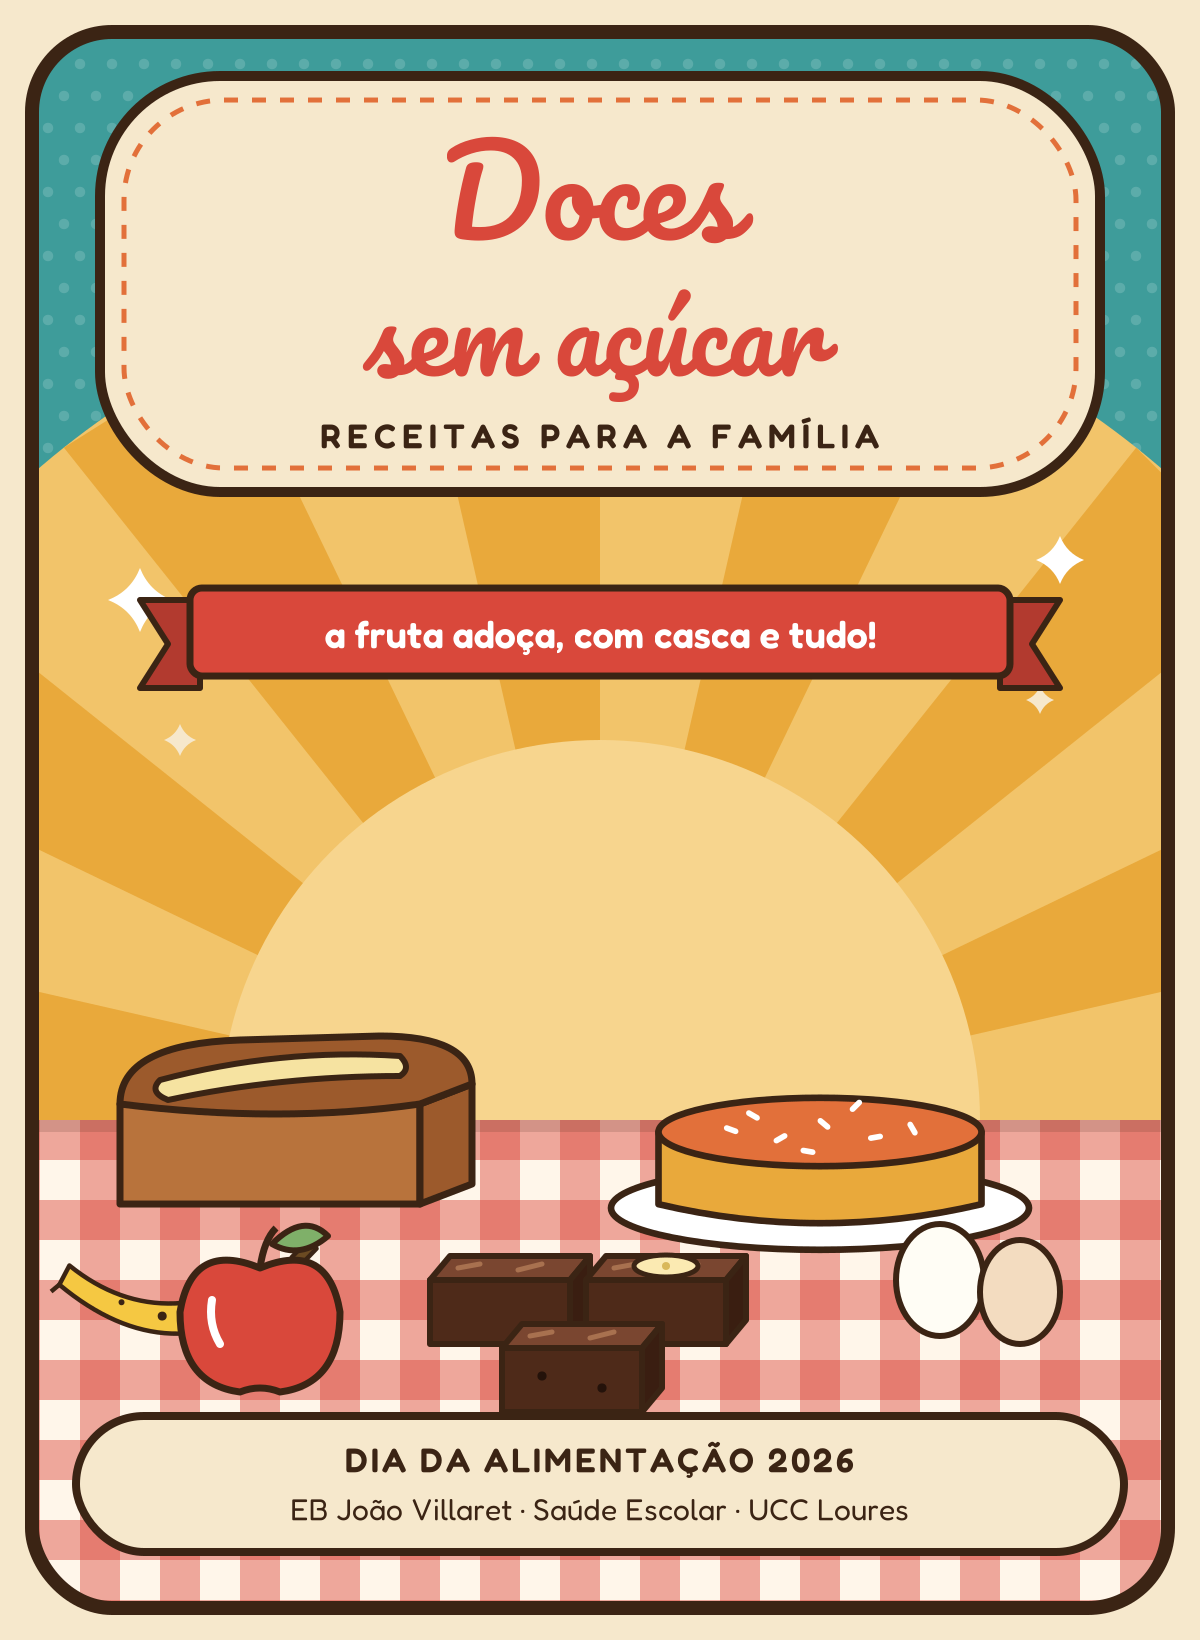

Reproduce this figure in Python.
import importlib.util, sys
S = sys.argv[1]
spec = importlib.util.spec_from_file_location("retro", S + "/retro.py")
r = importlib.util.module_from_spec(spec); spec.loader.exec_module(r)
INK, CREAM, MUSTARD, ORANGE, TEAL, CHERRY = r.INK, r.CREAM, r.MUSTARD, r.ORANGE, r.TEAL, r.CHERRY
W, H = 600, 820


def gingham(y, h):
    g = [f'<rect x="0" y="{y}" width="{W}" height="{h}" fill="#FFF6EA"/>', f'<g fill="{CHERRY}" opacity="0.45">']
    g += [f'<rect x="{x}" y="{y}" width="20" height="{h}"/>' for x in range(0, W, 40)]
    g.append(f'</g><g fill="{CHERRY}" opacity="0.45">')
    g += [f'<rect x="0" y="{yy}" width="{W}" height="20"/>' for yy in range(y, y + h, 40)]
    g.append('</g>')
    return "\n".join(g)


def cake_round(tx, ty, s=1.0):
    return f'''<g transform="translate({tx} {ty}) scale({s})" stroke="{INK}" stroke-width="3.5" stroke-linejoin="round">
  <ellipse cx="0" cy="40" rx="110" ry="22" fill="#FFFFFF"/>
  <path d="M-85 0 L-85 38 Q0 58 85 38 L85 0 Z" fill="{MUSTARD}"/>
  <ellipse cx="0" cy="0" rx="85" ry="18" fill="{ORANGE}"/>
  <g fill="#FFFFFF" stroke="none">{"".join(f'<rect x="{x}" y="{y}" width="8" height="3" rx="1.5" transform="rotate({a} {x} {y})"/>' for x,y,a in [(-50,-4,20),(-25,4,-30),(0,-8,40),(25,2,-10),(48,-6,60),(-10,8,10),(15,-12,-45),(-38,-12,30)])}</g>
</g>'''


def brownies(tx, ty):
    return f'<g transform="translate({tx} {ty})">' + r.brownie_sq(0, 0) + r.brownie_sq(78, 0, banana_top=True) + r.brownie_sq(36, 34, dots=((20, 14), (50, 20))) + '</g>'


def loaf(tx, ty):
    return f'''<g transform="translate({tx} {ty})" stroke="{INK}" stroke-width="3.5" stroke-linejoin="round">
  <path d="M0 0 L0 50 L150 50 L150 0 Z" fill="#B8733C"/>
  <path d="M150 0 L176 -10 L176 40 L150 50 Z" fill="#9C5A2C"/>
  <path d="M0 0 Q0 -30 60 -32 L130 -34 Q176 -34 176 -10 L150 0 Q80 10 0 0 Z" fill="#9C5A2C"/>
  <path d="M20 -12 Q80 -28 140 -24 Q146 -18 140 -14 Q80 -14 24 -2 Q14 -6 20 -12 Z" fill="#F6E3A1" stroke-width="3"/>
</g>'''


def apple(tx, ty):
    return f'''<g transform="translate({tx} {ty})" stroke="{INK}" stroke-width="3.5" stroke-linejoin="round">
  <path d="M0 -26 Q-34 -40 -40 -4 Q-40 32 -10 36 Q0 32 10 36 Q40 32 40 -4 Q34 -40 0 -26 Z" fill="{CHERRY}"/>
  <path d="M0 -26 Q2 -40 8 -46" fill="none"/>
  <path d="M6 -38 Q22 -54 34 -42 Q20 -30 6 -38 Z" fill="#7FB069" stroke-width="3"/>
  <path d="M-24 -10 Q-26 2 -20 12" stroke="#FFFFFF" stroke-width="4" fill="none" stroke-linecap="round"/>
</g>'''


svg = f'''<svg xmlns="http://www.w3.org/2000/svg" viewBox="0 0 {W} {H}" width="{W*2}" height="{H*2}">
<defs><clipPath id="c"><rect x="16" y="16" width="{W-32}" height="{H-32}" rx="40"/></clipPath></defs>
<rect width="{W}" height="{H}" fill="{CREAM}"/>
<g clip-path="url(#c)">
  <rect width="{W}" height="{H}" fill="{TEAL}"/>
  {r.halftone(16, 16, W, 620, step=16, color="#FFFFFF", op=0.16)}
  {r.sunburst(300, 560, 430, n=28)}
  <circle cx="300" cy="560" r="190" fill="#F7D58E"/>
  {r.star(70, 300, 16, "#FFFFFF")}{r.star(530, 280, 12, "#FFFFFF")}{r.star(520, 350, 7, CREAM)}{r.star(90, 370, 8, CREAM)}

  <!-- título -->
  <g transform="translate(300 150)">
    <rect x="-250" y="-112" width="500" height="208" rx="60" fill="{CREAM}" stroke="{INK}" stroke-width="5"/>
    <rect x="-238" y="-100" width="476" height="184" rx="50" fill="none" stroke="{ORANGE}" stroke-width="2.5" stroke-dasharray="7 7"/>
    <text x="0" y="-30" text-anchor="middle" font-family="Pacifico" font-size="60" fill="{CHERRY}">Doces</text>
    <text x="0" y="38" text-anchor="middle" font-family="Pacifico" font-size="52" fill="{CHERRY}">sem açúcar</text>
    <text x="0" y="74" text-anchor="middle" font-family="Fredoka SemiBold" font-size="17" letter-spacing="3" fill="{INK}">RECEITAS PARA A FAMÍLIA</text>
  </g>

  <!-- fita com o lema -->
  <g transform="translate(300 320)">
    <path d="M-230 -20 L-200 -20 L-200 24 L-230 24 L-216 2 Z" fill="#B23A2F" stroke="{INK}" stroke-width="3" stroke-linejoin="round"/>
    <path d="M230 -20 L200 -20 L200 24 L230 24 L216 2 Z" fill="#B23A2F" stroke="{INK}" stroke-width="3" stroke-linejoin="round"/>
    <rect x="-205" y="-26" width="410" height="44" rx="6" fill="{CHERRY}" stroke="{INK}" stroke-width="3.5"/>
    <text x="0" y="4" text-anchor="middle" font-family="Fredoka SemiBold" font-size="19" fill="#FFFFFF">a fruta adoça, com casca e tudo!</text>
  </g>

  {gingham(560, 260)}
  <rect x="0" y="560" width="{W}" height="6" fill="{INK}" opacity="0.15"/>

  <!-- doces -->
  {loaf(60, 552)}
  {cake_round(410, 566, 0.95)}
  {brownies(215, 640)}
  {r.banana(30, 588, -6, 0.75)}
  {apple(130, 660)}
  {r.eggs(470, 640)}

  <!-- rodapé -->
  <g transform="translate(300 742)">
    <rect x="-262" y="-34" width="524" height="68" rx="34" fill="{CREAM}" stroke="{INK}" stroke-width="4"/>
    <text x="0" y="-6" text-anchor="middle" font-family="Fredoka SemiBold" font-size="17" letter-spacing="1.5" fill="{INK}">DIA DA ALIMENTAÇÃO 2026</text>
    <text x="0" y="18" text-anchor="middle" font-family="Fredoka" font-size="15" fill="{INK}">EB João Villaret · Saúde Escolar · UCC Loures</text>
  </g>
</g>
<rect x="16" y="16" width="{W-32}" height="{H-32}" rx="40" fill="none" stroke="{INK}" stroke-width="7"/>
</svg>'''
open(S + "/capa.svg", "w").write(svg)
r.cairosvg.svg2png(bytestring=svg.encode(), write_to=S + "/capa.png", output_width=1200)
print("ok")
